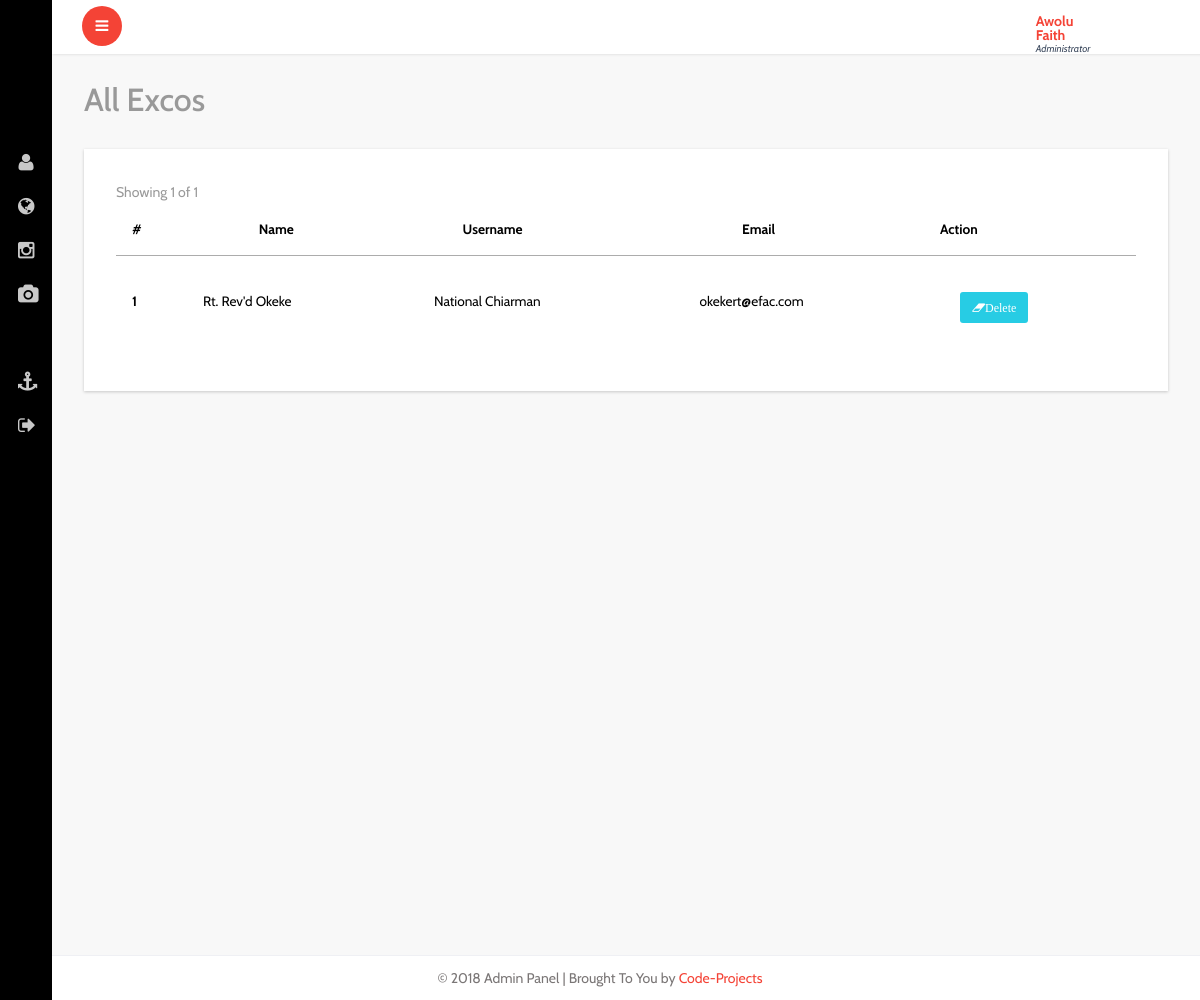
Page /admin/all-excos.php (signed in) on the committed database.
### tables this page shows
CREATE TABLE IF NOT EXISTS `excos` (
  `id` int(11) NOT NULL,
  `name` varchar(75) NOT NULL,
  `office` varchar(75) NOT NULL,
  `zone` varchar(75) NOT NULL,
  `phone` varchar(12) NOT NULL,
  `email` varchar(75) NOT NULL
);

CREATE TABLE IF NOT EXISTS `settings` (
  `id` int(11) NOT NULL,
  `site_name` varchar(45) NOT NULL,
  `site_title` varchar(60) NOT NULL,
  `email` varchar(60) NOT NULL,
  `site_desc` varchar(350) NOT NULL,
  `site_keyword` varchar(250) NOT NULL,
  `google_code` varchar(1000) NOT NULL,
  `street` varchar(100) NOT NULL,
  `city` varchar(60) NOT NULL,
  `country` varchar(50) NOT NULL,
  `phone` varchar(15) NOT NULL,
  `facebook` varchar(45) NOT NULL,
  `twitter` varchar(34) NOT NULL,
  `linkedin` varchar(45) NOT NULL,
  `status` varchar(25) NOT NULL
);

### idiorm.php (called while the page is built, shortened)
<?php
    class ORM implements ArrayAccess {
        protected static $_default_config = array(
            'connection_string' => 'sqlite::memory:',
            'id_column' => 'id',
            'id_column_overrides' => array(),
            'error_mode' => PDO::ERRMODE_EXCEPTION,
            'username' => null,
            'password' => null,
            'driver_options' => null,
            'identifier_quote_character' => null,
            'limit_clause_style' => null,
            'logging' => false,
            'logger' => null,
            'caching' => false,
            'caching_auto_clear' => false,
            'return_result_sets' => false,
        );
        protected static $_config = array();
        protected static $_db = array();
        protected static $_last_statement = null;
        protected $_connection_name;
        protected $_table_name;
        protected $_values = array();
        protected $_result_columns = array('*');
        protected $_join_sources = array();
        protected $_order_by = array();
        protected $_group_by = array();
        public static function configure($key, $value = null, $connection_name = self::DEFAULT_CONNECTION) {
            if (is_array($key)) {
                foreach ($key as $conf_key => $conf_value) {
                    self::configure($conf_key, $conf_value, $connection_name);
                }
            } else {
                if (is_null($value)) {
                    $value = $key;
                    $key = 'connection_string';
                }
                self::$_config[$connection_name][$key] = $value;
            }
        }
        public static function for_table($table_name, $connection_name = self::DEFAULT_CONNECTION) {
            return new self($table_name, array(), $connection_name);
        }
        protected static function _setup_db_config($connection_name) {
            if (!array_key_exists($connection_name, self::$_config)) {
                self::$_config[$connection_name] = self::$_default_config;
            }
        }
        public static function set_db($db, $connection_name = self::DEFAULT_CONNECTION) {
            self::$_db[$connection_name] = $db;
        }
        protected static function _setup_identifier_quote_character($connection_name) {
            if (is_null(self::$_config[$connection_name]['identifier_quote_character'])) {
                self::$_config[$connection_name]['identifier_quote_character'] =
                    self::_detect_identifier_quote_character($connection_name);
            }
        }
        public static function _setup_limit_clause_style($connection_name) {
            if (is_null(self::$_config[$connection_name]['limit_clause_style'])) {
                self::$_config[$connection_name]['limit_clause_style'] =
                    self::_detect_limit_clause_style($connection_name);
            }
        }
        protected static function _detect_identifier_quote_character($connection_name) {
            switch(self::get_db($connection_name)->getAttribute(PDO::ATTR_DRIVER_NAME)) {
                case 'mysql':
                case 'sqlite':
                case 'sqlite2':
                default:
                    return '`';
            }
        }
        protected static function _detect_limit_clause_style($connection_name) {
            switch(self::get_db($connection_name)->getAttribute(PDO::ATTR_DRIVER_NAME)) {
                default:
                    return ORM::LIMIT_STYLE_LIMIT;
            }
        }
        public static function get_db($connection_name = self::DEFAULT_CONNECTION) {
            return self::$_db[$connection_name];
        }
        public static function get_last_statement() {
            return self::$_last_statement;
        }
        protected static function _execute($query, $parameters = array(), $connection_name = self::DEFAULT_CONNECTION) {
            $statement = self::get_db($connection_name)->prepare($query);
            self::$_last_statement = $statement;
            $time = microtime(true);
            $q = $statement->execute();
            return $q;
        }
        protected static function _log_query($query, $parameters, $connection_name, $query_time) {
            if (!self::$_config[$connection_name]['logging']) {
                return false;
            }
            return true;
        }
        protected function __construct($table_name, $data = array(), $connection_name = self::DEFAULT_CONNECTION) {
            $this->_table_name = $table_name;
            $this->_connection_name = $connection_name;
        }
        public function find_array() {
            return $this->_run();
        }
        protected function _build_select() {
            return $this->_join_if_not_empty(" ", array(
                $this->_build_select_start(),
                $this->_build_join(),
                $this->_build_where(),
                $this->_build_group_by(),
                $this->_build_having(),
                $this->_build_order_by(),
                $this->_build_limit(),
                $this->_build_offset(),
            ));
        }
        protected function _build_select_start() {
            $fragment = 'SELECT ';
            $result_columns = join(', ', $this->_result_columns);
            $fragment .= "{$result_columns} FROM " . $this->_quote_identifier($this->_table_name);
            return $fragment;
        }
        protected function _build_join() {
            if (count($this->_join_sources) === 0) {
                return '';
            }
            return join(" ", $this->_join_sources);
        }
        protected function _build_where() {
            return $this->_build_conditions('where');
        }
        protected function _build_having() {
            return $this->_build_conditions('having');
        }
        protected function _build_group_by() {
            if (count($this->_group_by) === 0) {
                return '';
            }
            return "GROUP BY " . join(", ", $this->_group_by);
        }
        protected function _build_conditions($type) {
            $conditions_class_property_name = "_{$type}_conditions";
            if (count($this->$conditions_class_property_name) === 0) {
                return '';
            }
            $conditions = array();
            return strtoupper($type) . " " . join(" AND ", $conditions);
        }
        protected function _build_order_by() {
            if (count($this->_order_by) === 0) {
                return '';
            }
            return "ORDER BY " . join(", ", $this->_order_by);
        }
        protected function _build_limit() {
            $fragment = '';
            return $fragment;
        }
        protected function _build_offset() {
            return '';
        }
        protected function _join_if_not_empty($glue, $pieces) {
            $filtered_pieces = array();
            foreach ($pieces as $piece) {
                if (is_string($piece)) {
                    $piece = trim($piece);
                }
                if (!empty($piece)) {
                    $filtered_pieces[] = $piece;
                }
            }
            return join($glue, $filtered_pieces);
        }
        protected function _quote_one_identifier($identifier) {
            $parts = explode('.', $identifier);
            $parts = array_map(array($this, '_quote_identifier_part'), $parts);
            return join('.', $parts);
        }
        protected function _quote_identifier($identifier) {
            if (is_array($identifier)) {
                $result = array_map(array($this, '_quote_one_identifier'), $identifier);
                return join(', ', $result);
            } else {
                return $this->_quote_one_identifier($identifier);
            }
        }
        protected function _quote_identifier_part($part) {
            $quote_character = self::$_config[$this->_connection_name]['identifier_quote_character'];
            return $quote_character .
                   str_replace($quote_character,
                               $quote_character . $quote_character,
                               $part
                   ) . $quote_character;
        }
        protected function _run() {
            $query = $this->_build_select();
            $caching_enabled = self::$_config[$this->_connection_name]['caching'];
            self::_execute($query, $this->_values, $this->_connection_name);
            $statement = self::get_last_statement();
            $rows = array();
            while ($row = $statement->fetch(PDO::FETCH_ASSOC)) {
                $rows[] = $row;
            }
            $this->_values = array();
            $this->_result_columns = array('*');
            return $rows;
        }
        public function __call($name, $arguments)
        {
            $method = strtolower(preg_replace('/([a-z])([A-Z])/', '$1_$2', $name));
            if (method_exists($this, $method)) {
                return call_user_func_array(array($this, $method), $arguments);
            } else {
                throw new IdiormMethodMissingException("Method $name() does not exist in class " . get_class($this));
            }
        }
    }

### admin/all-excos.php (the view, shortened to what this page needs)
<?php include"header.php"; ?>
			<div id="page-wrapper">
				<div class="graphs">
					<h3 class="blank1">All Excos</h3>
					 <div class="xs tabls">
					 <div class="panel-body1">
					   <table class="table">
					    <thead>
							<tr>
							  <th>#</th>
							  <th>Name</th>
							  <th>Username</th>
							  <th>Email</th>
							  <th>Action</th>
							</tr>
						  </thead>
						  <tbody>
						   <?php
                                $tbl_name="excos";
        $get_excos = ORM::for_table("$tbl_name")
                 ->find_array();
	$total_pages = count($get_excos);
	$limit = 10;
	$page = $_GET['page'];
	if($page)
		$start = ($page - 1) * $limit;
	else
		$start = 0;
				$result = $db->prepare("SELECT * FROM excos  ORDER BY id DESC LIMIT $start, $limit");
				$result->execute();
	$next = $page + 1;
	$lastpage = ceil($total_pages/$limit);
	 ?>
                            <span class="text-muted m-r-sm">Showing
                                 <?php if($lastpage == $next-1):?>
                                    <?=$total_pages?>
                                <?php else:?>
                                <?=$page * $limit?>
                            <?php endif;?>
                                of <?=$total_pages?>
                                        </span>
			    </div>
               </div>
                <table class="table">
                      <?php
				for($i=1; $row = $result->fetch(); $i++){
               ?>
							<tr>
							  <th scope="row"><?php echo $i; ?></th>
							  <td><?php echo $row['name']; ?></td>
							  <td><?php echo $row['office']; ?></td>
							  <td><?php echo $row['email']; ?></td>
							  <td>
							    <a href="delete-admin.php?id=<?=$row['id'] ?>" class="fa fa-eraser btn btn-xs btn-success warning_4 delbtn" >Delete</a>
							  </td>
							</tr>
							 <?php } ?>
						</table>
						</div>
						</div>
				</div>
		<?php include"footer.php"; ?>

### admin/footer.php (shortened to what this page needs)
			<footer>
			<?php
				$result = $db->prepare("SELECT * FROM settings");
				$result->execute();
				for($i=0; $row = $result->fetch(); $i++){
               ?>
			   <p>&copy; 2018 Admin Panel | Brought To You by <a href="https://code-projects.org/" target="_blank">Code-Projects</a></p>
          <?php } ?>
			</footer>
   </section>
</body>
</html>

### rows in the picture
excos: name "Rt. Rev'd Okeke", office "National Chiarman", email "okekert@efac.com"

### other values in the picture
$_SESSION['SESS_FIRST_NAME'] "Awolu Faith"
$total_pages "1"
